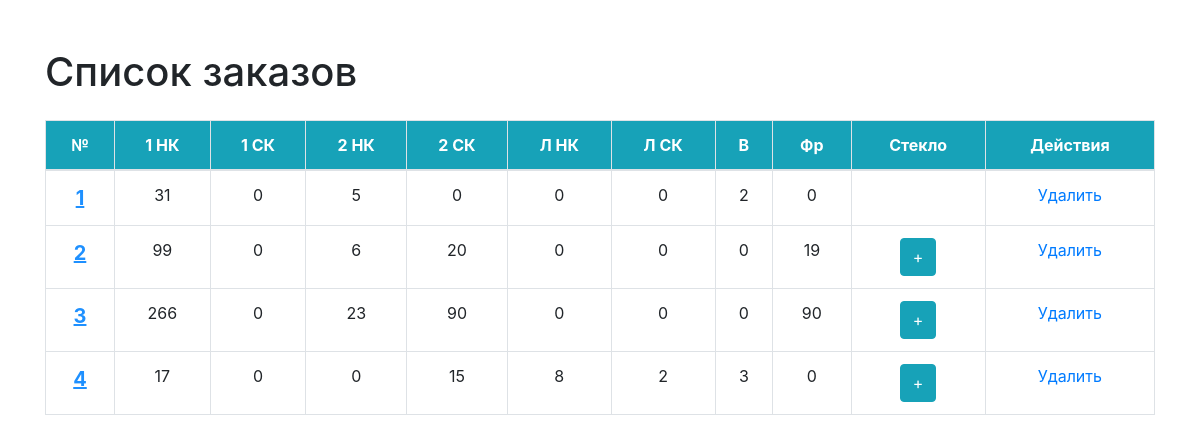
/orders/, run on an earlier commit of the app's database.
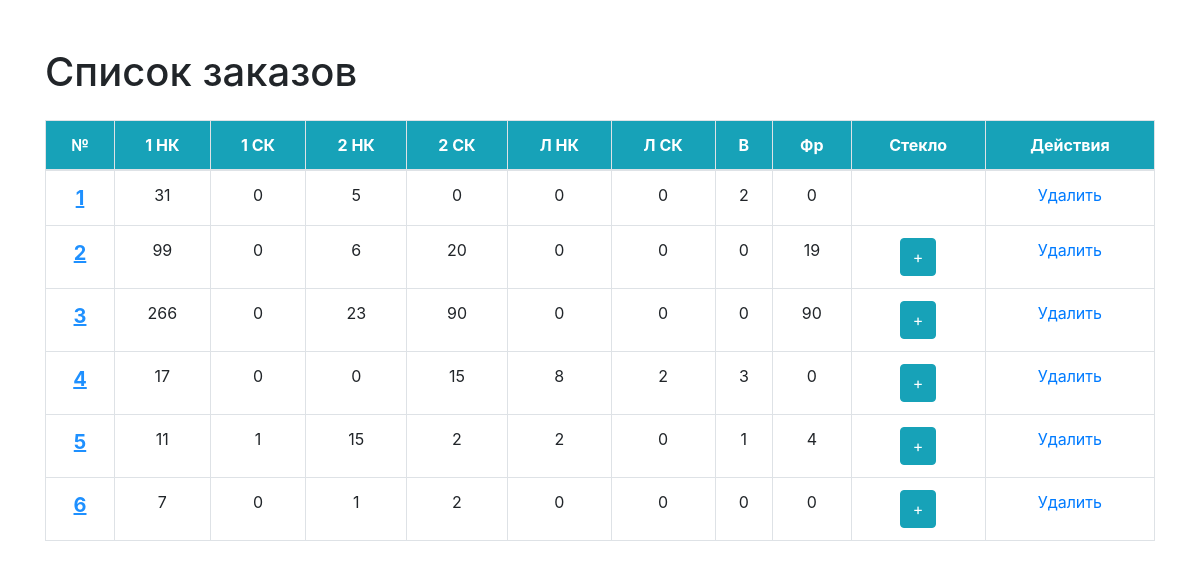
And on a later commit of the database.
### orders/models.py (models this page shows, shortened)
class Order(models.Model):
    number = models.AutoField(primary_key=True)
    doors_nk = models.IntegerField(default=0)
    doors_sk = models.IntegerField(default=0)
    doors_2nk = models.IntegerField(default=0)
    doors_2sk = models.IntegerField(default=0)
    hatches_nk = models.IntegerField(default=0)
    hatches_sk = models.IntegerField(default=0)
    gates = models.IntegerField(default=0)
    vent = models.IntegerField(default=0)
    glass_order = models.JSONField(default=dict)

### orders/views.py (the view)
# urls.py: path('orders/', orders_list, name='orders_list'),
def orders_list(request):
    orders = Order.objects.all()
    return render(request, 'orders_list.html', {'orders': orders})

### templates/orders_list.html (shortened to what this page needs)
<!DOCTYPE html>
<html lang="ru">
<head>
    <link rel="stylesheet" href="https://stackpath.bootstrapcdn.com/bootstrap/4.5.2/css/bootstrap.min.css">
</head>
<body>
<div class="container mt-5">
    <h1 class="mb-4">Список заказов</h1>
    <table class="table table-bordered text-center table-hover">
        <thead class="custom-header">
            <tr>
                <th>№</th>
                <th>1 НК</th>
                <th>1 СК</th>
                <th>2 НК</th>
                <th>2 СК</th>
                <th>Л НК</th>
                <th>Л СК</th>
                <th>В</th>
                <th>Фр</th>
                <th>Стекло</th>
                <th>Действия</th>
            </tr>
        </thead>
        <tbody>
            {% for order in orders %}
            <tr>
                <td class="custom-cell">{{ order.number }}</td>
                <td>{{ order.doors_nk }}</td>
                <td>{{ order.doors_sk }}</td>
                <td>{{ order.doors_2nk }}</td>
                <td>{{ order.doors_2sk }}</td>
                <td>{{ order.hatches_nk }}</td>
                <td>{{ order.hatches_sk }}</td>
                <td>{{ order.gates }}</td>
                <td>{{ order.vent }}</td>
                <td>
                    {% if order.glass_order %}
                        <button class="btn btn-info"
                                onclick="showGlassOrder('{{ order.number }}')" data-toggle="modal" data-target="#glassOrderModal">
                            +
                        </button>
                    {% endif %}
                </td>
                <td>
                    <a href="{% url 'delete_order' order.number %}">Удалить</a>
                </td>
            </tr>
            {% endfor %}
        </tbody>
    </table>
</div>
</body>
</html>

### templates/orders_list.html (style rules this page uses)
.custom-cell { font-size: 20px; color: dodgerblue; font-weight: bold; text-decoration: underline; }
.custom-header { background-color: #17a2b8; color: white; }

What changed in the data, as far as the page shows it:
added Order: number "5", doors_nk "11", doors_sk "1", doors_2nk "15", doors_2sk "2", hatches_nk "2", hatches_sk "0", gates "1", vent "4"
added Order: number "6", doors_nk "7", doors_sk "0", doors_2nk "1", doors_2sk "2", hatches_nk "0", hatches_sk "0", gates "0", vent "0"
